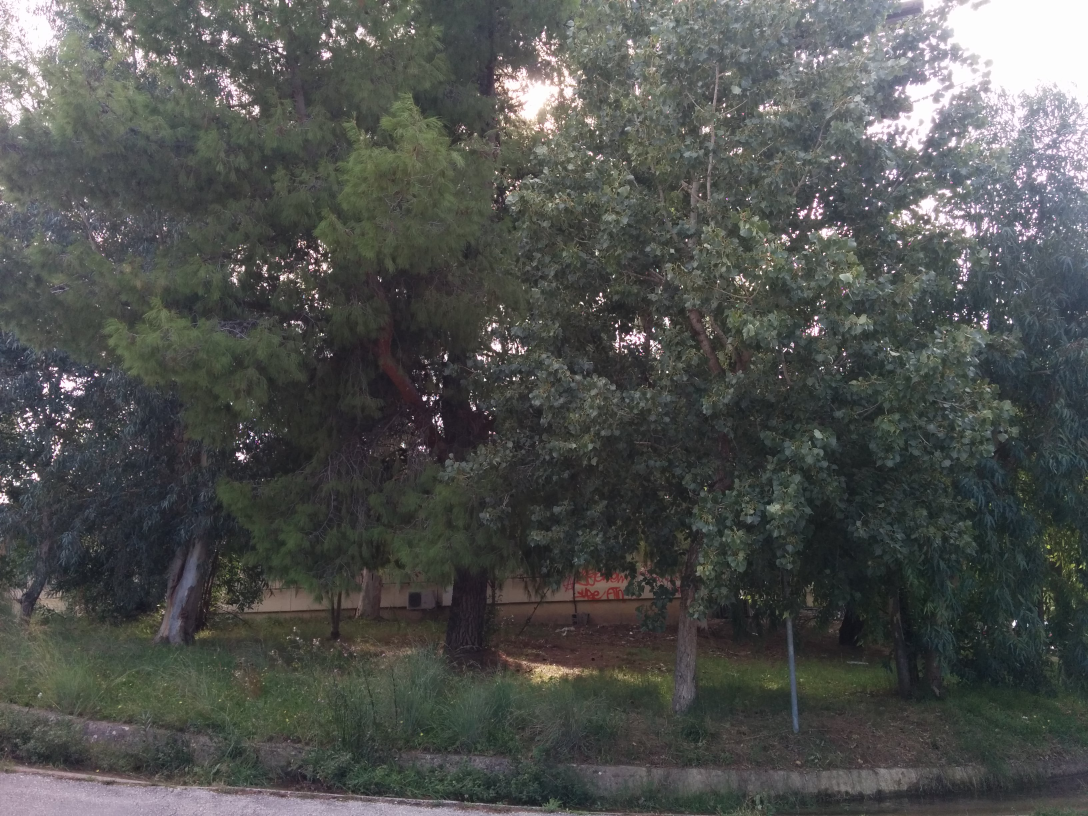
%> input picture assignment-1/photos/P200.jpg, 3264 x 2448 px (shown at 1/3 size)
$ octave --eval "result = pyr_expand(imread('photos/P200.jpg'));"   (GNU Octave 9; MATLAB toolbox functions it lacks are replaced by stand-ins)
%> lines starting %> are read from the running program, lines starting %| are printed output that depends on the picture
function [ imgout ] = pyr_expand( img )
%PYR_EXPAND  Image pyramid expansion
%   B = PYR_EXPAND( A )  If A is M-by-N, then the size of B
%	is (2*M-1)-by-(2*N-1). Support gray or rgb image.
%	B will be transformed to double class.
%	Results the same w/ MATLAB func impyramid.
% Yan Ke @ THUEE, xjed09@gmail.com
kw = 5; % default kernel width
cw = .375; % kernel centre weight, same as MATLAB func impyramid. 0.6 in the Paper
ker1d = [.25-cw/2 .25 cw .25 .25-cw/2];
kernel = kron(ker1d,ker1d')*4;
% expand [a] to [A00 A01;A10 A11] with 4 kernels
ker00 = kernel(1:2:kw,1:2:kw); % 3*3
ker01 = kernel(1:2:kw,2:2:kw); % 3*2
ker10 = kernel(2:2:kw,1:2:kw); % 2*3
ker11 = kernel(2:2:kw,2:2:kw); % 2*2
img = im2double(img);
sz = size(img(:,:,1));
%> sz = [2448 3264]
osz = sz*2-1;
%> osz = [4895 6527]
imgout = zeros(osz(1),osz(2),size(img,3));
for p = 1:size(img,3)
	img1 = img(:,:,p);
	img1ph = padarray(img1,[0 1],'replicate','both'); % horizontally padded
	img1pv = padarray(img1,[1 0],'replicate','both'); % horizontally padded

	img00 = imfilter(img1,ker00,'replicate','same');
	img01 = conv2(img1pv,ker01,'valid'); % imfilter doesn't support 'valid'
	img10 = conv2(img1ph,ker10,'valid');
	img11 = conv2(img1,ker11,'valid');

	imgout(1:2:osz(1),1:2:osz(2),p) = img00;
	imgout(2:2:osz(1),1:2:osz(2),p) = img10;
	imgout(1:2:osz(1),2:2:osz(2),p) = img01;
	imgout(2:2:osz(1),2:2:osz(2),p) = img11;
end
%> this loop made 3 passes
%> pass 1, in pyr_expand, `img1 = img(:,:,p);`:
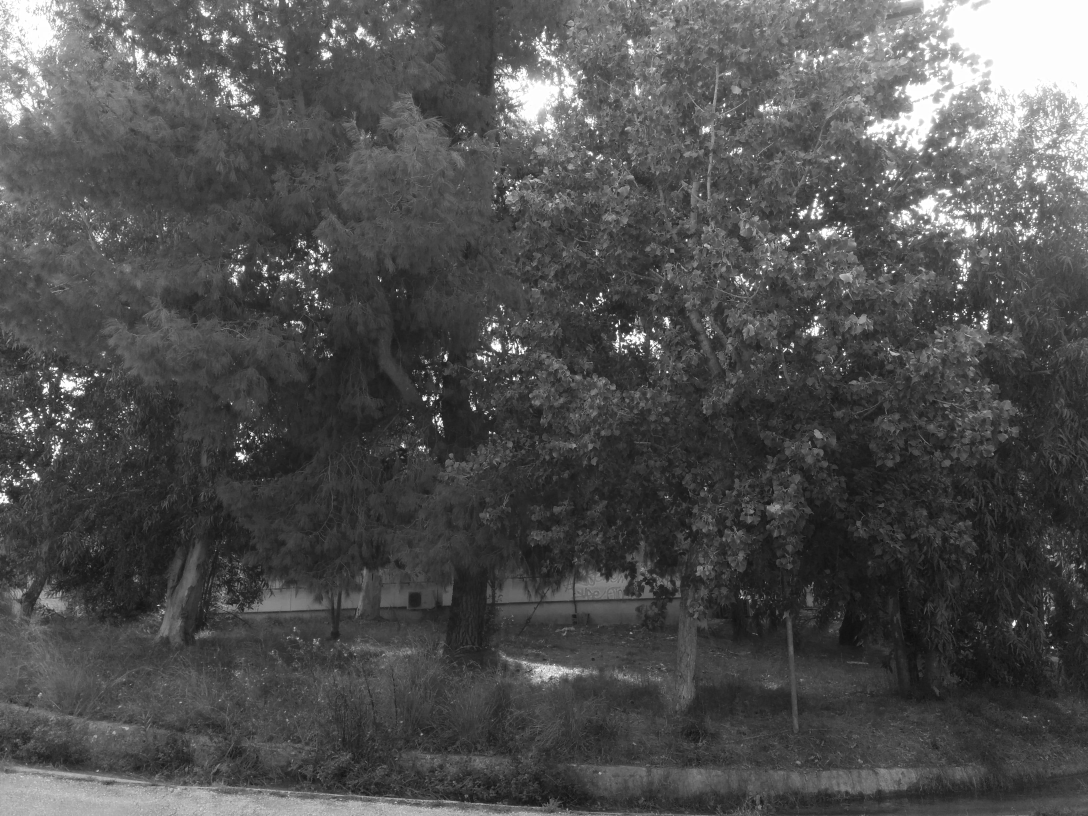
%> img1: size 2448x3264 double (shown at 1/3 size); min 0, max 1, mean 0.313
end

$ run again, on assignment-1/photos/bench.jpg
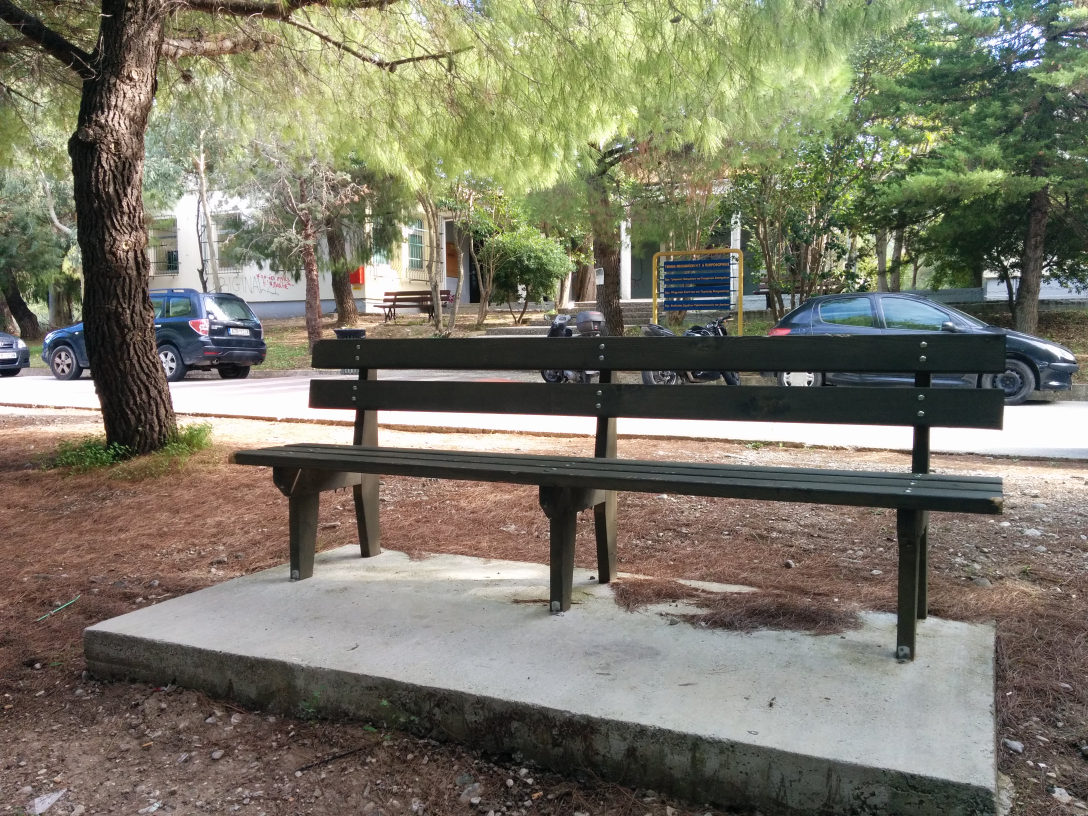
%> input picture assignment-1/photos/bench.jpg, 3264 x 2448 px (shown at 1/3 size)
%> sz = [2448 3264]
%> osz = [4895 6527]
%> the loop in pyr_expand, `for p = 1:size(img,3)` made 3 passes
%> pass 1, in pyr_expand, `img1 = img(:,:,p);`:
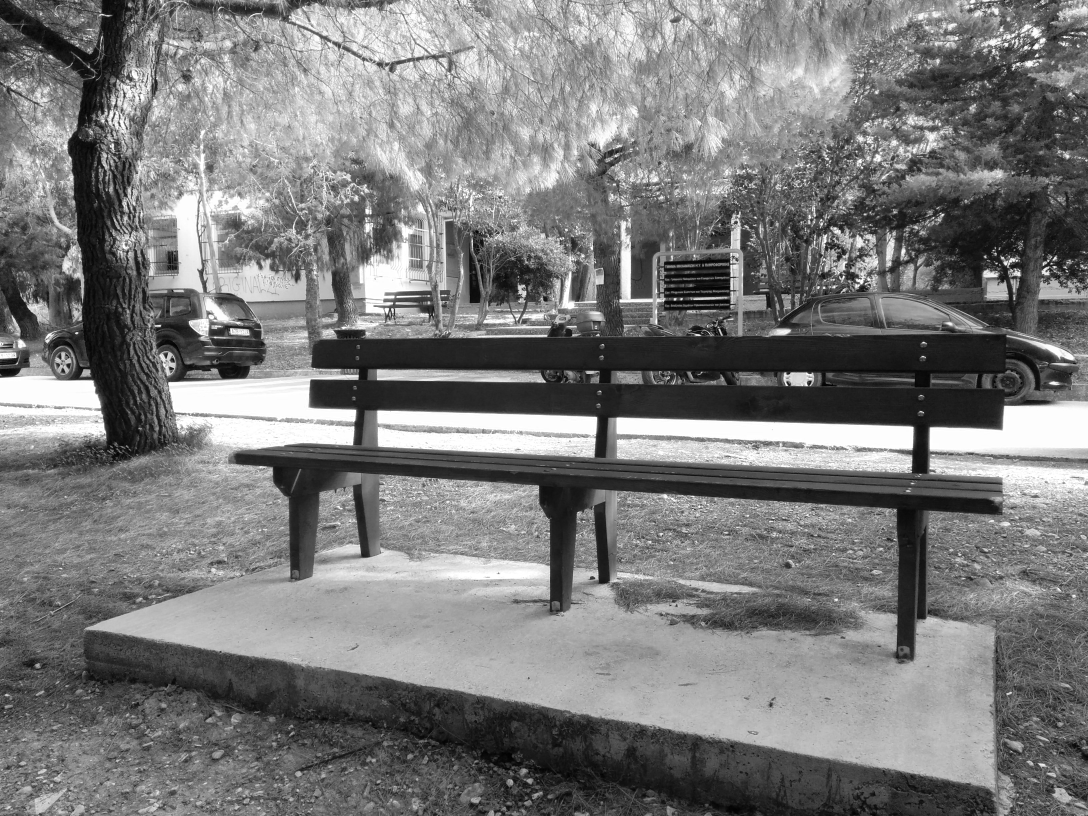
%> img1: size 2448x3264 double (shown at 1/3 size); min 0, max 1, mean 0.481

$ run again, on assignment-1/photos/dog1.jpg
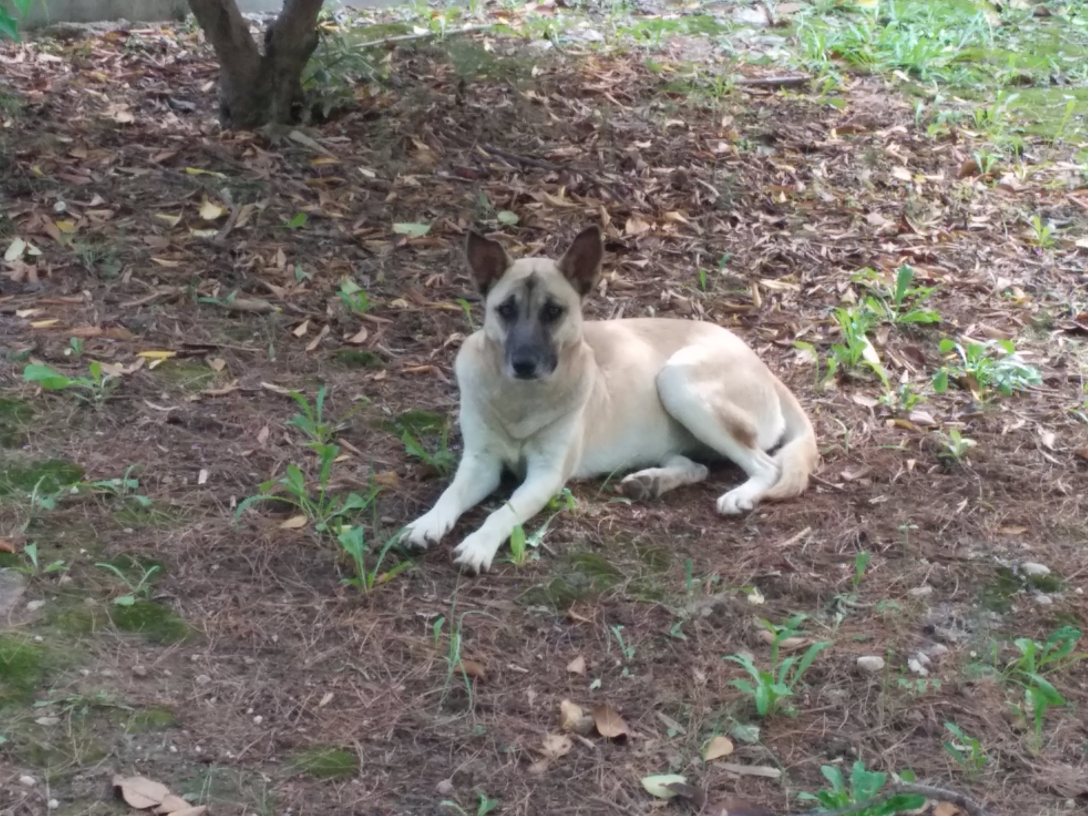
%> input picture assignment-1/photos/dog1.jpg, 3264 x 2448 px (shown at 1/3 size)
%> sz = [2448 3264]
%> osz = [4895 6527]
%> the loop in pyr_expand, `for p = 1:size(img,3)` made 3 passes
%> pass 1, in pyr_expand, `img1 = img(:,:,p);`:
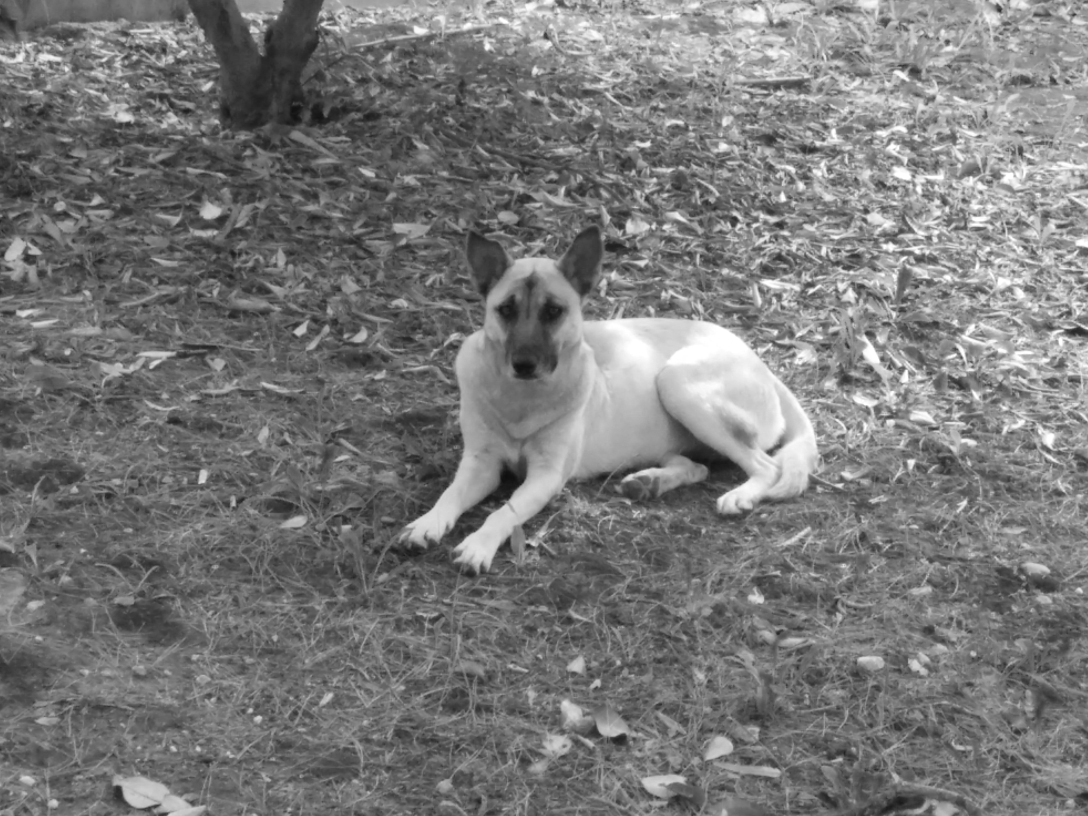
%> img1: size 2448x3264 double (shown at 1/3 size); min 0.0471, max 1, mean 0.474
